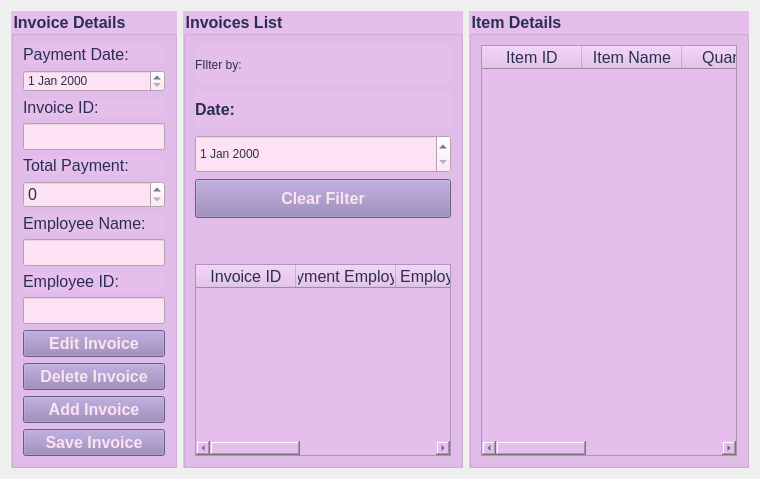
        <widget class="QWidget" name="tab_InvoiceManagement_3">
         <attribute name="title">
          <string>Invoice Management</string>
         </attribute>
         <layout class="QGridLayout" name="gridLayout_6">
          <item row="1" column="1">
           <widget class="QGroupBox" name="groupBox_InvoiceList_2">
            <property name="sizePolicy">
             <sizepolicy hsizetype="Expanding" vsizetype="Expanding">
              <horstretch>0</horstretch>
              <verstretch>0</verstretch>
             </sizepolicy>
            </property>
            <property name="font">
             <font>
              <family>Arial</family>
              <pointsize>12</pointsize>
              <weight>75</weight>
              <bold>true</bold>
             </font>
            </property>
            <property name="styleSheet">
             <string notr="true">background-color: rgb(229, 190, 236);
color: rgb(42, 47, 79);</string>
            </property>
            <property name="title">
             <string>Invoices List</string>
            </property>
            <layout class="QVBoxLayout" name="verticalLayout_7">
             <item>
              <widget class="QLabel" name="label_14">
               <property name="sizePolicy">
                <sizepolicy hsizetype="Expanding" vsizetype="Expanding">
                 <horstretch>0</horstretch>
                 <verstretch>0</verstretch>
                </sizepolicy>
               </property>
               <property name="styleSheet">
                <string notr="true">font: 12pt &quot;Arial&quot;;
color: rgb(42, 47, 79);</string>
               </property>
               <property name="text">
                <string>FIlter by:</string>
               </property>
              </widget>
             </item>
             <item>
              <widget class="QLabel" name="label_15">
               <property name="sizePolicy">
                <sizepolicy hsizetype="Expanding" vsizetype="Expanding">
                 <horstretch>0</horstretch>
                 <verstretch>0</verstretch>
                </sizepolicy>
               </property>
               <property name="font">
                <font>
                 <family>Arial</family>
                 <pointsize>12</pointsize>
                 <weight>50</weight>
                 <italic>false</italic>
                 <bold>false</bold>
                </font>
               </property>
               <property name="styleSheet">
                <string notr="true">font: 12pt &quot;Arial&quot;;
color: rgb(42, 47, 79);</string>
               </property>
               <property name="text">
                <string>&lt;html&gt;&lt;head/&gt;&lt;body&gt;&lt;p&gt;&lt;span style=&quot; font-weight:600;&quot;&gt;Date:&lt;/span&gt;&lt;/p&gt;&lt;/body&gt;&lt;/html&gt;</string>
               </property>
              </widget>
             </item>
             <item>
              <widget class="QDateEdit" name="dateEdit_DateFilter_3">
               <property name="sizePolicy">
                <sizepolicy hsizetype="Expanding" vsizetype="Expanding">
                 <horstretch>0</horstretch>
                 <verstretch>0</verstretch>
                </sizepolicy>
               </property>
               <property name="styleSheet">
                <string notr="true">font: 12pt &quot;Arial&quot;;
color: rgb(42, 47, 79);
background-color: rgb(253, 226, 243);</string>
               </property>
              </widget>
             </item>
             <item>
              <widget class="QPushButton" name="pushButton_ClearFilter_5">
               <property name="sizePolicy">
                <sizepolicy hsizetype="Expanding" vsizetype="Expanding">
                 <horstretch>0</horstretch>
                 <verstretch>0</verstretch>
                </sizepolicy>
               </property>
               <property name="font">
                <font>
                 <family>Arial</family>
                 <pointsize>12</pointsize>
                 <weight>75</weight>
                 <bold>true</bold>
                </font>
               </property>
               <property name="styleSheet">
                <string notr="true">background-color: rgb(145, 127, 179);
color: rgb(253, 226, 243);</string>
               </property>
               <property name="text">
                <string>Clear Filter</string>
               </property>
              </widget>
             </item>
             <item>
              <spacer name="verticalSpacer_3">
               <property name="orientation">
                <enum>Qt::Vertical</enum>
               </property>
               <property name="sizeType">
                <enum>QSizePolicy::Minimum</enum>
               </property>
               <property name="sizeHint" stdset="0">
                <size>
                 <width>20</width>
                 <height>40</height>
                </size>
               </property>
              </spacer>
             </item>
             <item>
              <widget class="QTableWidget" name="tableWidget_InvoiceList_3">
               <column>
                <property name="text">
                 <string>Invoice ID</string>
                </property>
                <property name="font">
                 <font>
                  <family>Arial</family>
                  <pointsize>12</pointsize>
                  <weight>50</weight>
                  <bold>false</bold>
                 </font>
                </property>
                <property name="background">
                 <color>
                  <red>253</red>
                  <green>226</green>
                  <blue>243</blue>
                 </color>
                </property>
                <property name="foreground">
                 <brush brushstyle="SolidPattern">
                  <color alpha="255">
                   <red>42</red>
                   <green>47</green>
                   <blue>79</blue>
                  </color>
                 </brush>
                </property>
               </column>
               <column>
                <property name="text">
                 <string>Payment Employee</string>
                </property>
                <property name="font">
                 <font>
                  <family>Arial</family>
                  <pointsize>12</pointsize>
                  <weight>50</weight>
                  <bold>false</bold>
                 </font>
                </property>
                <property name="background">
                 <color>
                  <red>253</red>
                  <green>226</green>
                  <blue>243</blue>
                 </color>
                </property>
                <property name="foreground">
                 <brush brushstyle="SolidPattern">
                  <color alpha="255">
                   <red>42</red>
                   <green>47</green>
                   <blue>79</blue>
                  </color>
                 </brush>
                </property>
               </column>
               <column>
                <property name="text">
                 <string>Employee ID</string>
                </property>
                <property name="font">
                 <font>
                  <family>Arial</family>
                  <pointsize>12</pointsize>
                  <weight>50</weight>
                  <bold>false</bold>
                 </font>
                </property>
                <property name="background">
                 <color>
                  <red>253</red>
                  <green>226</green>
                  <blue>243</blue>
                 </color>
                </property>
                <property name="foreground">
                 <brush brushstyle="SolidPattern">
                  <color alpha="255">
                   <red>42</red>
                   <green>47</green>
                   <blue>79</blue>
                  </color>
                 </brush>
                </property>
               </column>
               <column>
                <property name="text">
                 <string>Payment Date</string>
                </property>
                <property name="font">
                 <font>
                  <family>Arial</family>
                  <pointsize>12</pointsize>
                  <weight>50</weight>
                  <bold>false</bold>
                 </font>
                </property>
                <property name="background">
                 <color>
                  <red>253</red>
                  <green>226</green>
                  <blue>243</blue>
                 </color>
                </property>
                <property name="foreground">
                 <brush brushstyle="SolidPattern">
                  <color alpha="255">
                   <red>42</red>
                   <green>47</green>
                   <blue>79</blue>
                  </color>
                 </brush>
                </property>
               </column>
               <column>
                <property name="text">
                 <string>Total Payment</string>
                </property>
                <property name="font">
                 <font>
                  <family>Arial</family>
                  <pointsize>12</pointsize>
                 </font>
                </property>
                <property name="background">
                 <color>
                  <red>253</red>
                  <green>226</green>
                  <blue>243</blue>
                 </color>
                </property>
                <property name="foreground">
                 <brush brushstyle="SolidPattern">
                  <color alpha="255">
                   <red>42</red>
                   <green>47</green>
                   <blue>79</blue>
                  </color>
                 </brush>
                </property>
               </column>
              </widget>
             </item>
            </layout>
           </widget>
          </item>
          <item row="1" column="2">
           <widget class="QGroupBox" name="groupBox_ItemDetailsList_2">
            <property name="sizePolicy">
             <sizepolicy hsizetype="Expanding" vsizetype="Expanding">
              <horstretch>0</horstretch>
              <verstretch>0</verstretch>
             </sizepolicy>
            </property>
            <property name="font">
             <font>
              <family>Arial</family>
              <pointsize>12</pointsize>
              <weight>75</weight>
              <bold>true</bold>
             </font>
            </property>
            <property name="styleSheet">
             <string notr="true">background-color: rgb(229, 190, 236);
color: rgb(42, 47, 79);</string>
            </property>
            <property name="title">
             <string>Item Details</string>
            </property>
            <layout class="QVBoxLayout" name="verticalLayout_8">
             <item>
              <widget class="QTableWidget" name="tableWidget_ItemDetailsList_2">
               <column>
                <property name="text">
                 <string>Item ID</string>
                </property>
                <property name="font">
                 <font>
                  <family>Arial</family>
                  <pointsize>12</pointsize>
                  <weight>50</weight>
                  <bold>false</bold>
                 </font>
                </property>
                <property name="background">
                 <color>
                  <red>253</red>
                  <green>226</green>
                  <blue>243</blue>
                 </color>
                </property>
                <property name="foreground">
                 <brush brushstyle="SolidPattern">
                  <color alpha="255">
                   <red>42</red>
                   <green>47</green>
                   <blue>79</blue>
                  </color>
                 </brush>
                </property>
               </column>
               <column>
                <property name="text">
                 <string>Item Name</string>
                </property>
                <property name="font">
                 <font>
                  <family>Arial</family>
                  <pointsize>12</pointsize>
                  <weight>50</weight>
                  <bold>false</bold>
                 </font>
                </property>
                <property name="background">
                 <color>
                  <red>253</red>
                  <green>226</green>
                  <blue>243</blue>
                 </color>
                </property>
                <property name="foreground">
                 <brush brushstyle="SolidPattern">
                  <color alpha="255">
                   <red>42</red>
                   <green>47</green>
                   <blue>79</blue>
                  </color>
                 </brush>
                </property>
               </column>
               <column>
                <property name="text">
                 <string>Quantity</string>
                </property>
                <property name="font">
                 <font>
                  <family>Arial</family>
                  <pointsize>12</pointsize>
                  <weight>50</weight>
                  <bold>false</bold>
                 </font>
                </property>
                <property name="background">
                 <color>
                  <red>253</red>
                  <green>226</green>
                  <blue>243</blue>
                 </color>
                </property>
                <property name="foreground">
                 <brush brushstyle="SolidPattern">
                  <color alpha="255">
                   <red>42</red>
                   <green>47</green>
                   <blue>79</blue>
                  </color>
                 </brush>
                </property>
               </column>
               <column>
                <property name="text">
                 <string>Price (VND)</string>
                </property>
                <property name="font">
                 <font>
                  <family>Arial</family>
                  <pointsize>12</pointsize>
                  <weight>50</weight>
                  <bold>false</bold>
                 </font>
                </property>
                <property name="background">
                 <color>
                  <red>253</red>
                  <green>226</green>
                  <blue>243</blue>
                 </color>
                </property>
                <property name="foreground">
                 <brush brushstyle="SolidPattern">
                  <color alpha="255">
                   <red>42</red>
                   <green>47</green>
                   <blue>79</blue>
                  </color>
                 </brush>
                </property>
               </column>
               <column>
                <property name="text">
                 <string>Total Payment</string>
                </property>
                <property name="font">
                 <font>
                  <family>Arial</family>
                  <pointsize>12</pointsize>
                 </font>
                </property>
                <property name="background">
                 <color>
                  <red>253</red>
                  <green>226</green>
                  <blue>243</blue>
                 </color>
                </property>
                <property name="foreground">
                 <brush brushstyle="SolidPattern">
                  <color alpha="255">
                   <red>42</red>
                   <green>47</green>
                   <blue>79</blue>
                  </color>
                 </brush>
                </property>
               </column>
              </widget>
             </item>
            </layout>
           </widget>
          </item>
          <item row="1" column="0">
           <widget class="QGroupBox" name="groupBox_InvoiceDetails">
            <property name="sizePolicy">
             <sizepolicy hsizetype="Expanding" vsizetype="Expanding">
              <horstretch>0</horstretch>
              <verstretch>0</verstretch>
             </sizepolicy>
            </property>
            <property name="minimumSize">
             <size>
              <width>0</width>
              <height>0</height>
             </size>
            </property>
            <property name="font">
             <font>
              <family>Arial</family>
              <pointsize>12</pointsize>
              <weight>75</weight>
              <bold>true</bold>
             </font>
            </property>
            <property name="styleSheet">
             <string notr="true">background-color: rgb(229, 190, 236);
color: rgb(42, 47, 79);</string>
            </property>
            <property name="title">
             <string>Invoice Details</string>
            </property>
            <layout class="QVBoxLayout" name="verticalLayout_6">
             <item>
              <widget class="QLabel" name="label_ItemName_13">
               <property name="sizePolicy">
                <sizepolicy hsizetype="Expanding" vsizetype="Expanding">
                 <horstretch>0</horstretch>
                 <verstretch>0</verstretch>
                </sizepolicy>
               </property>
               <property name="font">
                <font>
                 <family>Arial</family>
                 <pointsize>12</pointsize>
                </font>
               </property>
               <property name="styleSheet">
                <string notr="true">color: rgb(42, 47, 79);</string>
               </property>
               <property name="text">
                <string>Payment Date:</string>
               </property>
              </widget>
             </item>
             <item>
              <widget class="QDateEdit" name="dateEdit_PaymentDate_2">
               <property name="sizePolicy">
                <sizepolicy hsizetype="Expanding" vsizetype="Expanding">
                 <horstretch>0</horstretch>
                 <verstretch>0</verstretch>
                </sizepolicy>
               </property>
               <property name="styleSheet">
                <string notr="true">font: 12pt &quot;Arial&quot;;
color: rgb(42, 47, 79);
background-color: rgb(253, 226, 243);</string>
               </property>
              </widget>
             </item>
             <item>
              <widget class="QLabel" name="label_Category_12">
               <property name="sizePolicy">
                <sizepolicy hsizetype="Expanding" vsizetype="Preferred">
                 <horstretch>0</horstretch>
                 <verstretch>0</verstretch>
                </sizepolicy>
               </property>
               <property name="font">
                <font>
                 <family>Arial</family>
                 <pointsize>12</pointsize>
                </font>
               </property>
               <property name="styleSheet">
                <string notr="true">color: rgb(42, 47, 79);</string>
               </property>
               <property name="text">
                <string>Invoice ID:</string>
               </property>
              </widget>
             </item>
             <item>
              <widget class="QLineEdit" name="lineEdit_InvoiceID_2">
               <property name="sizePolicy">
                <sizepolicy hsizetype="Expanding" vsizetype="Expanding">
                 <horstretch>0</horstretch>
                 <verstretch>0</verstretch>
                </sizepolicy>
               </property>
               <property name="font">
                <font>
                 <family>Arial</family>
                 <pointsize>12</pointsize>
                </font>
               </property>
               <property name="styleSheet">
                <string notr="true">color: rgb(42, 47, 79);
background-color: rgb(253, 226, 243);</string>
               </property>
              </widget>
             </item>
             <item>
              <widget class="QLabel" name="label_ItemName_12">
               <property name="font">
                <font>
                 <family>Arial</family>
                 <pointsize>12</pointsize>
                </font>
               </property>
               <property name="styleSheet">
                <string notr="true">color: rgb(42, 47, 79);</string>
               </property>
               <property name="text">
                <string>Total Payment:</string>
               </property>
              </widget>
             </item>
             <item>
              <widget class="QSpinBox" name="spinBox_TotalPayment_2">
               <property name="sizePolicy">
                <sizepolicy hsizetype="Expanding" vsizetype="Expanding">
                 <horstretch>0</horstretch>
                 <verstretch>0</verstretch>
                </sizepolicy>
               </property>
               <property name="font">
                <font>
                 <family>Arial</family>
                 <pointsize>12</pointsize>
                </font>
               </property>
               <property name="toolTipDuration">
                <number>-3</number>
               </property>
               <property name="styleSheet">
                <string notr="true">background-color: rgb(253, 226, 243);
color: rgb(42, 47, 79);</string>
               </property>
              </widget>
             </item>
             <item>
              <widget class="QLabel" name="label_Category_13">
               <property name="sizePolicy">
                <sizepolicy hsizetype="Expanding" vsizetype="Expanding">
                 <horstretch>0</horstretch>
                 <verstretch>0</verstretch>
                </sizepolicy>
               </property>
               <property name="font">
                <font>
                 <family>Arial</family>
                 <pointsize>12</pointsize>
                </font>
               </property>
               <property name="styleSheet">
                <string notr="true">color: rgb(42, 47, 79);</string>
               </property>
               <property name="text">
                <string>Employee Name:</string>
               </property>
              </widget>
             </item>
             <item>
              <widget class="QLineEdit" name="lineEdit_EmployeeName_4">
               <property name="sizePolicy">
                <sizepolicy hsizetype="Expanding" vsizetype="Expanding">
                 <horstretch>0</horstretch>
                 <verstretch>0</verstretch>
                </sizepolicy>
               </property>
               <property name="font">
                <font>
                 <family>Arial</family>
                 <pointsize>12</pointsize>
                </font>
               </property>
               <property name="styleSheet">
                <string notr="true">color: rgb(42, 47, 79);
background-color: rgb(253, 226, 243);</string>
               </property>
              </widget>
             </item>
             <item>
              <widget class="QLabel" name="label_ItemID_11">
               <property name="sizePolicy">
                <sizepolicy hsizetype="Expanding" vsizetype="Expanding">
                 <horstretch>0</horstretch>
                 <verstretch>0</verstretch>
                </sizepolicy>
               </property>
               <property name="font">
                <font>
                 <family>Arial</family>
                 <pointsize>12</pointsize>
                </font>
               </property>
               <property name="styleSheet">
                <string notr="true">color: rgb(42, 47, 79);</string>
               </property>
               <property name="text">
                <string>Employee ID:</string>
               </property>
              </widget>
             </item>
             <item>
              <widget class="QLineEdit" name="lineEdit_EmployeeID_4">
               <property name="sizePolicy">
                <sizepolicy hsizetype="Expanding" vsizetype="Expanding">
                 <horstretch>0</horstretch>
                 <verstretch>0</verstretch>
                </sizepolicy>
               </property>
               <property name="font">
                <font>
                 <family>Arial</family>
                 <pointsize>12</pointsize>
                </font>
               </property>
               <property name="styleSheet">
                <string notr="true">color: rgb(42, 47, 79);
background-color: rgb(253, 226, 243);</string>
               </property>
              </widget>
             </item>
             <item>
              <widget class="QPushButton" name="pushButton_EditInvoice_2">
               <property name="sizePolicy">
                <sizepolicy hsizetype="Expanding" vsizetype="Expanding">
                 <horstretch>0</horstretch>
                 <verstretch>0</verstretch>
                </sizepolicy>
               </property>
               <property name="font">
                <font>
                 <family>Arial</family>
                 <pointsize>12</pointsize>
                 <weight>75</weight>
                 <bold>true</bold>
                </font>
               </property>
               <property name="styleSheet">
                <string notr="true">background-color: rgb(145, 127, 179);
color: rgb(253, 226, 243);</string>
               </property>
               <property name="text">
                <string>Edit Invoice</string>
               </property>
              </widget>
             </item>
             <item>
              <widget class="QPushButton" name="pushButton_DeleteInvoice_2">
               <property name="sizePolicy">
                <sizepolicy hsizetype="Expanding" vsizetype="Expanding">
                 <horstretch>0</horstretch>
                 <verstretch>0</verstretch>
                </sizepolicy>
               </property>
               <property name="font">
                <font>
                 <family>Arial</family>
                 <pointsize>12</pointsize>
                 <weight>75</weight>
                 <bold>true</bold>
                </font>
               </property>
               <property name="styleSheet">
                <string notr="true">background-color: rgb(145, 127, 179);
color: rgb(253, 226, 243);</string>
               </property>
               <property name="text">
                <string>Delete Invoice</string>
               </property>
              </widget>
             </item>
             <item>
              <widget class="QPushButton" name="pushButton_AddInvoice_2">
               <property name="sizePolicy">
                <sizepolicy hsizetype="Expanding" vsizetype="Expanding">
                 <horstretch>0</horstretch>
                 <verstretch>0</verstretch>
                </sizepolicy>
               </property>
               <property name="font">
                <font>
                 <family>Arial</family>
                 <pointsize>12</pointsize>
                 <weight>75</weight>
                 <bold>true</bold>
                </font>
               </property>
               <property name="styleSheet">
                <string notr="true">background-color: rgb(145, 127, 179);
color: rgb(253, 226, 243);</string>
               </property>
               <property name="text">
                <string>Add Invoice</string>
               </property>
              </widget>
             </item>
             <item>
              <widget class="QPushButton" name="pushButton_SaveInvoice_2">
               <property name="sizePolicy">
                <sizepolicy hsizetype="Expanding" vsizetype="Expanding">
                 <horstretch>0</horstretch>
                 <verstretch>0</verstretch>
                </sizepolicy>
               </property>
               <property name="font">
                <font>
                 <family>Arial</family>
                 <pointsize>12</pointsize>
                 <weight>75</weight>
                 <bold>true</bold>
                </font>
               </property>
               <property name="styleSheet">
                <string notr="true">background-color: rgb(145, 127, 179);
color: rgb(253, 226, 243);</string>
               </property>
               <property name="text">
                <string>Save Invoice</string>
               </property>
              </widget>
             </item>
            </layout>
           </widget>
          </item>
         </layout>
        </widget>
